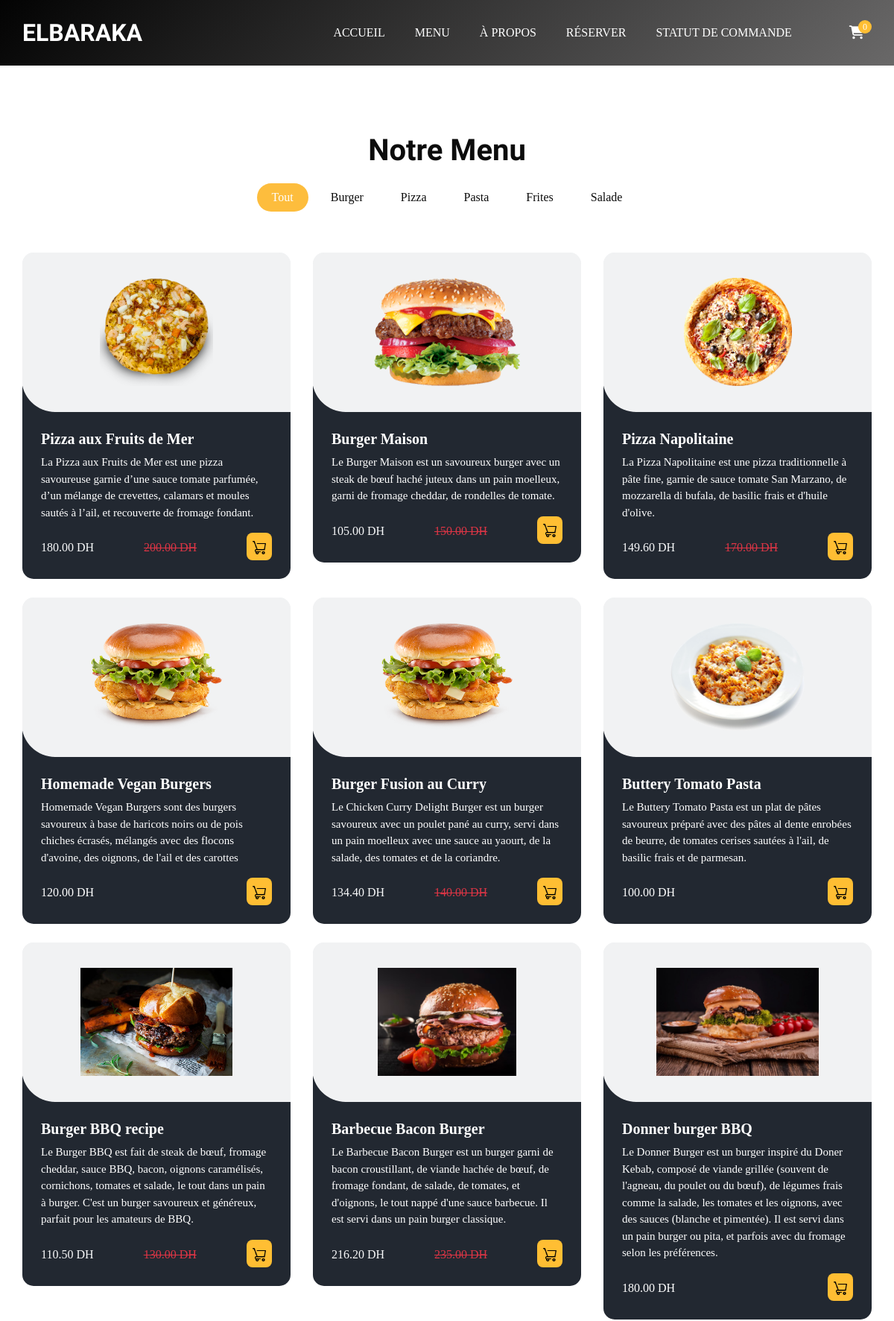
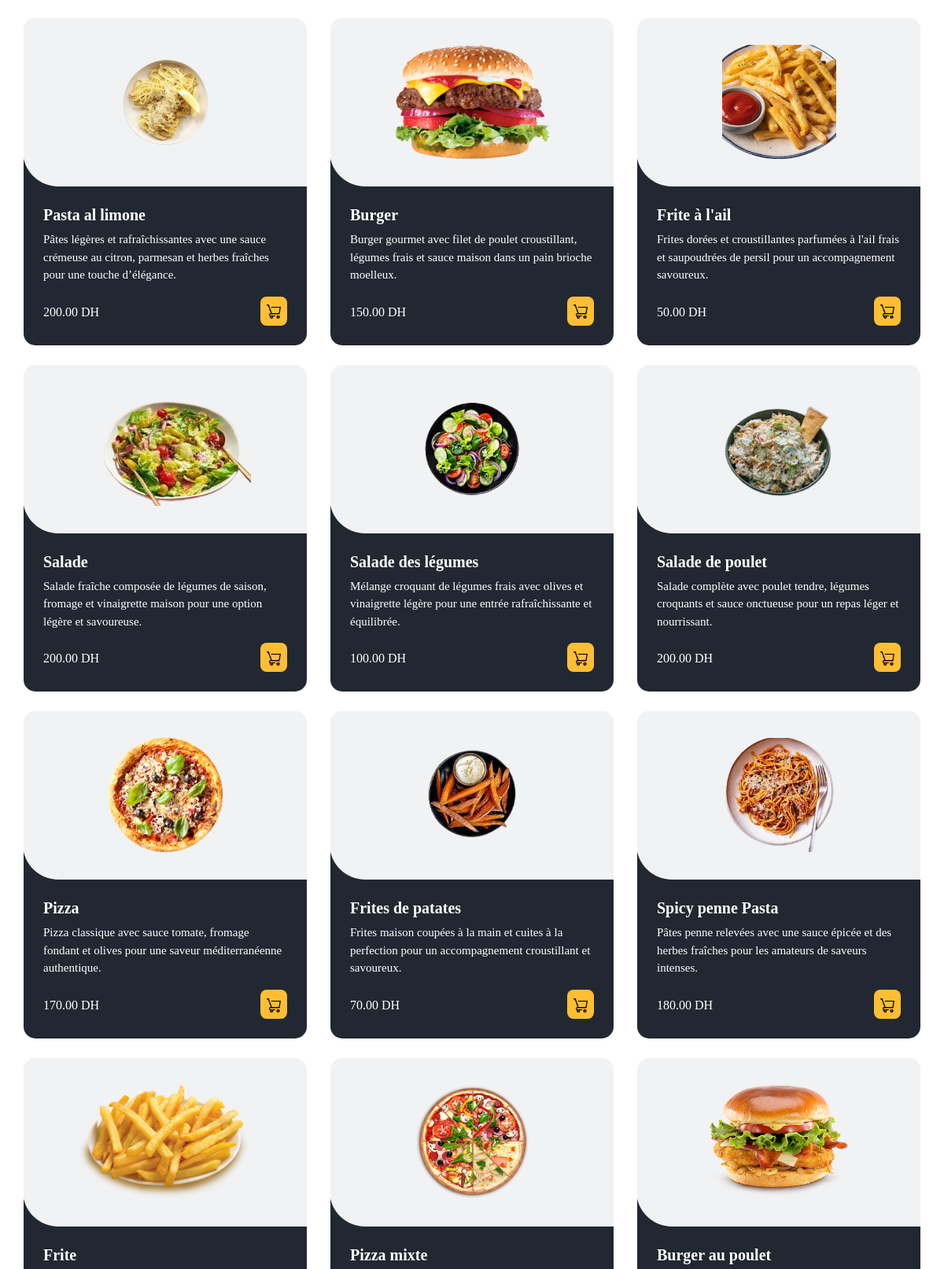
Screenshot of /client/menu.php (upper part) with the database file from the repository (2 pictures, top to bottom).
### tables this page shows
CREATE TABLE `categories` (
  `id` int(11) NOT NULL,
  `name` varchar(50) NOT NULL,
  `created_at` timestamp NOT NULL DEFAULT current_timestamp()
);

CREATE TABLE `menu_items` (
  `id` int(11) NOT NULL,
  `name` varchar(255) NOT NULL,
  `description` text NOT NULL,
  `price` decimal(10,2) NOT NULL,
  `discount` int(11) NOT NULL DEFAULT 0,
  `image_url` varchar(255) NOT NULL,
  `sales_count` int(11) DEFAULT 0,
  `category_id` int(11) DEFAULT NULL,
  `created_at` timestamp NOT NULL DEFAULT current_timestamp()
);

### client/menu.php (the view, shortened to what this page needs)
<?php include_once 'header.php'; ?>
<body class="sub_page show-pagination">
    <div class="hero_area">
       <div class="bg-box" style="background: linear-gradient(135deg, #030303, #696868)">
        </div>
        <header class="header_section">
            <div class="container">
                <?php include_once 'nav.php'; ?>
            </div>
        </header>
    </div>
    <section class="food_section layout_padding">
        <div class="container">
            <div class="heading_container heading_center">
                <h2>Notre Menu</h2>
            </div>
            <?php include_once 'category_filter.php'; ?>
            <div class="filters-content">
                <div class="row grid">
                    <?php
                    require_once 'db.php';
                    $stmt = $pdo->query("
                        SELECT
                            mi.id,
                            mi.name AS item_name,
                            mi.description,
                            mi.price,
                            mi.discount,
                            mi.image_url,
                            c.name AS category_name,
                            mi.price - (mi.price * mi.discount / 100) AS discounted_price
                        FROM
                            menu_items mi
                        LEFT JOIN
                            categories c
                        ON
                            mi.category_id = c.id
                    ");
                    $menuItems = $stmt->fetchAll(PDO::FETCH_ASSOC);
                    foreach ($menuItems as $item):
                        $sanitizedCategoryName = strtolower(str_replace(' ', '-', $item['category_name'] ?? 'uncategorized'));
                    ?>
                        <div class="col-sm-6 col-lg-4 all <?php echo htmlspecialchars($sanitizedCategoryName); ?>">
                            <div class="box" data-id="<?php echo htmlspecialchars($item['id']); ?>">
                                <div>
                                    <div class="img-box">
                                        <img src="<?php echo htmlspecialchars($item['image_url']); ?>" alt="<?php echo htmlspecialchars($item['item_name']); ?>" />
                                    </div>
                                    <div class="detail-box">
                                        <h5><?php echo htmlspecialchars($item['item_name']); ?></h5>
                                        <p><?php echo htmlspecialchars($item['description']); ?></p>
                                        <div class="options">
                                            <?php if ($item['discount'] > 0): ?>
                                                <h6 class="text-light"><?php echo htmlspecialchars(number_format($item['discounted_price'], 2)); ?> DH</h6>
                                                <h6 class="text-danger"><del><?php echo htmlspecialchars(number_format($item['price'], 2)); ?> DH</del></h6>
                                            <?php else: ?>
                                                <h6><?php echo htmlspecialchars(number_format($item['price'], 2)); ?> DH</h6>
                                            <?php endif; ?>
                                            <button class="add-to-cart" onclick="addToCart(<?php echo htmlspecialchars($item['id']); ?>)">
                                                <img src="icons/cart.png" alt="Add to cart" width="22px">
                                            </button>
                                        </div>
                                    </div>
                                </div>
                            </div>
                        </div>
                    <?php endforeach; ?>
                </div>
            </div>
        </div>
    </section>
</body>
</html>

### client/category_filter.php
<?php
    require_once 'db.php';
    function getCategories()
    {
        global $pdo;
        try {
            $stmt = $pdo->query("
            SELECT c.id, c.name
            FROM categories c
            INNER JOIN menu_items mi ON c.id = mi.category_id
            GROUP BY c.id, c.name
        ");
            return $stmt->fetchAll(PDO::FETCH_ASSOC);
        } catch (PDOException $e) {
            error_log("Error fetching categories: " . $e->getMessage());
            return [];
        }
    }
    $categories = getCategories();
?>
<ul class="filters_menu">
    <li class="active" data-filter="*">Tout</li>
    <?php foreach ($categories as $category): ?>
<?php
    $sanitizedCategoryName = strtolower(str_replace(' ', '-', $category['name']));
?>
        <li data-filter=".<?php echo htmlspecialchars($sanitizedCategoryName); ?>">
            <?php echo htmlspecialchars($category['name']); ?>
        </li>
    <?php endforeach; ?>
</ul>

### client/css/style.css (style rules this page uses)
body { font-family: "calibri"; color: #0c0c0c; background-color: #ffffff; overflow-x: hidden; }
.layout_padding { padding: 90px 0; }
h1, h2 { font-family: 'Dancing Script', cursive; }
.heading_container { display: -webkit-box; display: -ms-flexbox; display: flex; -webkit-box-orient: vertical; -webkit-box-direction: normal; -ms-flex-direction: column; flex-direction: column; -webkit-box-align: start; -ms-flex-align: start; align-items: flex-start; }
.heading_container h2 { position: relative; margin-bottom: 0; font-size: 2.5rem; font-weight: bold; }
.heading_container.heading_center { -webkit-box-align: center; -ms-flex-align: center; align-items: center; text-align: center; }
.hero_area { position: relative; min-height: 100vh; display: -webkit-box; display: -ms-flexbox; display: flex; -webkit-box-orient: vertical; -webkit-box-direction: normal; -ms-flex-direction: column; flex-direction: column; }
.bg-box { position: absolute; top: 0; left: 0; width: 100%; height: 100%; }
.sub_page .hero_area { min-height: auto; }
.sub_page .hero_area .bg-box { position: absolute; top: 0; left: 0; width: 100%; height: 100%; }
.header_section { padding: 15px 0; }
.food_section .filters_menu { padding: 0; display: -webkit-box; display: -ms-flexbox; display: flex; -ms-flex-wrap: wrap; flex-wrap: wrap; -webkit-box-pack: center; -ms-flex-pack: center; justify-content: center; list-style-type: none; margin: 45px 0 20px 0; }
.food_section .filters_menu li { padding: 7px 25px; cursor: pointer; border-radius: 25px; }
.food_section .filters_menu li.active { background-color: #222831; color: #ffffff; }
.food_section .box { position: relative; margin-top: 25px; background-color: #ffffff; border-radius: 10px; color: #ffffff; border-radius: 15px; overflow: hidden; background: linear-gradient(to bottom, #f1f2f3 25px, #222831 25px); }
.food_section .box .img-box { background: #f1f2f3; display: -webkit-box; display: -ms-flexbox; display: flex; -webkit-box-pack: center; -ms-flex-pack: center; justify-content: center; -webkit-box-align: center; -ms-flex-align: center; align-items: center; height: 215px; border-radius: 0 0 0 45px; margin: -1px; padding: 25px; }
.food_section .box .img-box img { max-width: 100%; max-height: 145px; -webkit-transition: all .2s; transition: all .2s; }
.food_section .box .detail-box { padding: 25px; }
.food_section .box .detail-box h5 { font-weight: 600; }
.food_section .box .detail-box p { font-size: 15px; }
.food_section .box .detail-box h6 { margin-top: 10px; }
.food_section .box .options { display: -webkit-box; display: -ms-flexbox; display: flex; -webkit-box-pack: justify; -ms-flex-pack: justify; justify-content: space-between; }
button { outline: unset !important; }
button.add-to-cart { background-color: #ffbe33; border-radius: 8px; border: none; }
.food_section .filters_menu { padding: 0; display: flex; flex-wrap: wrap; justify-content: center; list-style-type: none; margin: 20px 0 30px; }
.food_section .filters_menu li { padding: 7px 20px; cursor: pointer; border-radius: 20px; margin: 0 5px; }
.food_section .filters_menu li.active, .food_section .filters_menu li:hover { background-color: #FDBD3D; color: #ffffff; }

### client/css/responsive.css (style rules this page uses)
@media (min-width: 1200px) { .container { max-width: 1170px; } }

### rows the page displays
categories: name "Burger"
categories: name "Pizza"
categories: name "Pasta"
categories: name "Frites"
categories: name "Salade"
menu_items: image_url (picture), name "Pizza aux Fruits de Mer", description "La Pizza aux Fruits de Mer est une pizza savoureuse garnie d’une sauce tomate parfumée, d’un mélange de crevettes, calamars et moules sautés à l’ail, et recouverte de fromage fondant.", discounted_price "180.00", price "200.00"
menu_items: image_url (picture), name "Burger Maison", description "Le Burger Maison est un savoureux burger avec un steak de bœuf haché juteux dans un pain moelleux, garni de fromage cheddar, de rondelles de tomate.", discounted_price "105.00", price "150.00"
menu_items: image_url (picture), name "Pizza Napolitaine", description "La Pizza Napolitaine est une pizza traditionnelle à pâte fine, garnie de sauce tomate San Marzano, de mozzarella di bufala, de basilic frais et d'huile d'olive.", discounted_price "149.60", price "170.00"
menu_items: image_url (picture), name "Homemade Vegan Burgers", description "Homemade Vegan Burgers sont des burgers savoureux à base de haricots noirs ou de pois chiches écrasés, mélangés avec des flocons d'avoine, des oignons, de l'ail et des carottes", price "120.00"
menu_items: image_url (picture), name "Burger Fusion au Curry", description "Le Chicken Curry Delight Burger est un burger savoureux avec un poulet pané au curry, servi dans un pain moelleux avec une sauce au yaourt, de la salade, des tomates et de la coriandre.", discounted_price "134.40", price "140.00"
menu_items: image_url (picture), name "Buttery Tomato Pasta", description "Le Buttery Tomato Pasta est un plat de pâtes savoureux préparé avec des pâtes al dente enrobées de beurre, de tomates cerises sautées à l'ail, de basilic frais et de parmesan.", price "100.00"
menu_items: image_url (picture), name "Burger BBQ recipe", description "Le Burger BBQ est fait de steak de bœuf, fromage cheddar, sauce BBQ, bacon, oignons caramélisés, cornichons, tomates et salade, le tout dans un pain à burger. C'est un burger savoureux et généreux, parfait pour les amateurs de BBQ.", discounted_price "110.50", price "130.00"
menu_items: image_url (picture), name "Barbecue Bacon Burger", description "Le Barbecue Bacon Burger est un burger garni de bacon croustillant, de viande hachée de bœuf, de fromage fondant, de salade, de tomates, et d'oignons, le tout nappé d'une sauce barbecue. Il est servi dans un pain burger classique.", discounted_price "216.20", price "235.00"
menu_items: image_url (picture), name "Donner burger BBQ", description "Le Donner Burger est un burger inspiré du Doner Kebab, composé de viande grillée (souvent de l'agneau, du poulet ou du bœuf), de légumes frais comme la salade, les tomates et les oignons, avec des sauces (blanche et pimentée). Il est servi dans un pain burger ou pita, et parfois avec du fromage selon les préférences.", price "180.00"
menu_items: image_url (picture), name "Pasta al limone", description "Pâtes légères et rafraîchissantes avec une sauce crémeuse au citron, parmesan et herbes fraîches pour une touche d’élégance.", price "200.00"
menu_items: image_url (picture), name "Burger", description "Burger gourmet avec filet de poulet croustillant, légumes frais et sauce maison dans un pain brioche moelleux.", price "150.00"
menu_items: image_url (picture), name "Frite à l'ail", description "Frites dorées et croustillantes parfumées à l'ail frais et saupoudrées de persil pour un accompagnement savoureux.", price "50.00"
menu_items: image_url (picture), name "Salade", description "Salade fraîche composée de légumes de saison, fromage et vinaigrette maison pour une option légère et savoureuse.", price "200.00"
menu_items: image_url (picture), name "Salade des légumes", description "Mélange croquant de légumes frais avec olives et vinaigrette légère pour une entrée rafraîchissante et équilibrée.", price "100.00"
menu_items: image_url (picture), name "Salade de poulet", description "Salade complète avec poulet tendre, légumes croquants et sauce onctueuse pour un repas léger et nourrissant.", price "200.00"
menu_items: image_url (picture), name "Pizza", description "Pizza classique avec sauce tomate, fromage fondant et olives pour une saveur méditerranéenne authentique.", price "170.00"
menu_items: image_url (picture), name "Frites de patates", description "Frites maison coupées à la main et cuites à la perfection pour un accompagnement croustillant et savoureux.", price "70.00"
menu_items: image_url (picture), name "Spicy penne Pasta", description "Pâtes penne relevées avec une sauce épicée et des herbes fraîches pour les amateurs de saveurs intenses.", price "180.00"
menu_items: image_url (picture), name "Frite"
menu_items: image_url (picture), name "Pizza mixte"
menu_items: image_url (picture), name "Burger au poulet"

### other values shown
$cart_count "0"
